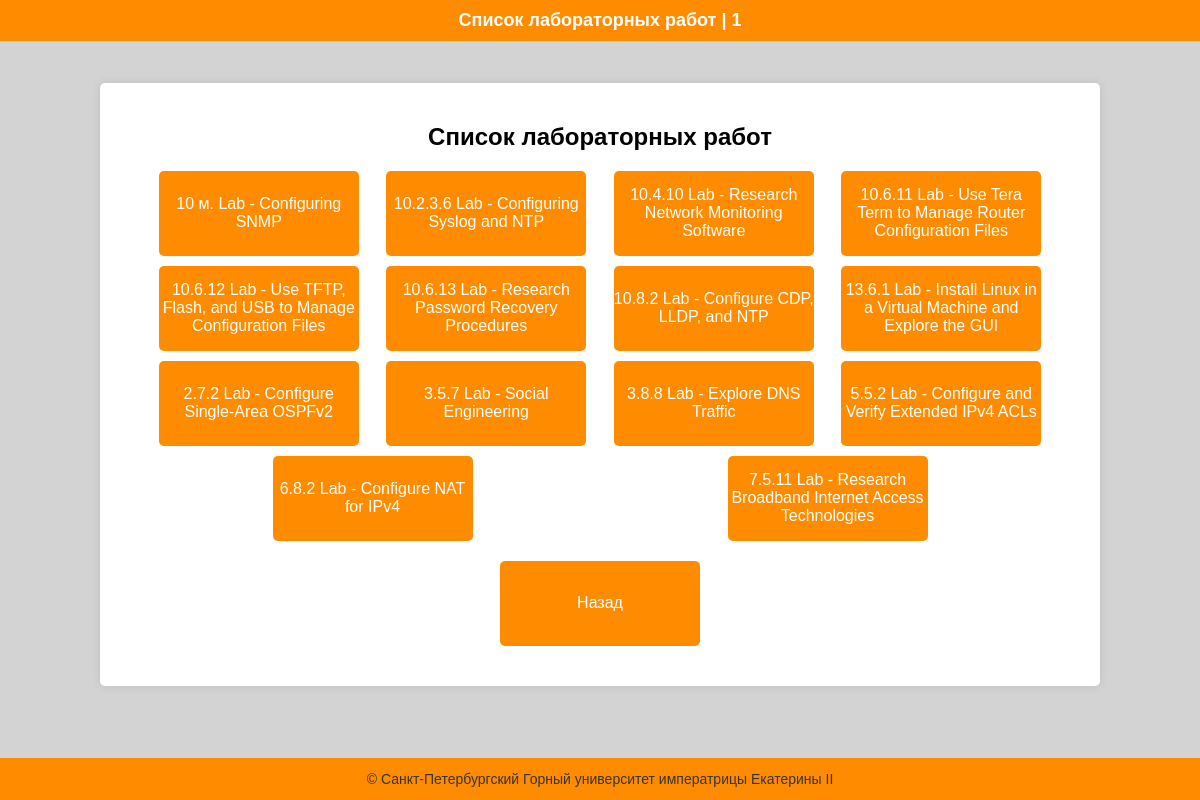
Page /teacher/lab_list/ENSA (signed in) on the committed database.
### db_tables.py (models this page shows)
class Labs(Base):
    __tablename__ = 'labs'
    id_lab = Column(Integer, primary_key=True, autoincrement=True)
    course = Column(String, nullable=False)
    title = Column(String, nullable=False)
    gigachat_id = Column(String)
    link = Column(String, nullable=False)

### routes.py (the view)
    @app.route('/teacher/lab_list/<course>')
    def lab_list(course):
        if not session.get('teacher_authenticated'):
            return  redirect(url_for('teacher'))
        topics = sorted([topic[0] for topic in get_labs_for_course_db(course)])
        return render_template('lab_list.html', teacher = session['teacher'], topics=topics)

### db.py (called while the page is built)
def get_labs_for_course_db(course):
    with Session(engine) as session:
        labs = (
            session.query(Labs.title)
            .filter(Labs.course == course)
            .distinct()
            .all()
        )
        return labs

### templates/lab_list.html
{% extends "base.html" %}
{% block header_title %}Список лабораторных работ | {{teacher}} {% endblock %}
{% block content %}
        <h2>Список лабораторных работ</h2>
        <div class="button-container">
            {% for topic in topics %}
                <a href="{{ url_for('lab_questions', topic=topic) }}"><button class="button active">{{ topic }}</button></a>
            {% endfor %}
        </div>
        <div class="button-container">
            <a href="{{ url_for('teacher_dashboard') }}"><button class="button">Назад</button></a>
        </div>
{% endblock %}

### static/css/style.css (style rules this page uses)
html { height: 100%; }
body { font-family: Arial, sans-serif; margin: 0; padding: 0; background-color: #D3D3D3; color: #000000; min-height: 100%; display: flex; flex-direction: column; }
.container h2 { text-align: center; }
.button-container { display: flex; flex-wrap: wrap; justify-content: space-around; gap: 10px; margin: 20px 0; }
.button { display: inline-block; padding: 15px 0px; width: 200px; height: 85px; background-color: #FF8C00; color: white; text-decoration: none; border: none; border-radius: 5px; cursor: pointer; font-size: 16px; text-align: center; box-sizing: border-box; }
.button.active { background-color: #FF8C00; }
a { color: #FF8C00; text-decoration: none; }

### rows in the picture
Labs: title "10 м. Lab - Configuring SNMP"
Labs: title "10.2.3.6 Lab - Configuring Syslog and NTP"
Labs: title "10.4.10 Lab - Research Network Monitoring Software"
Labs: title "10.6.11 Lab - Use Tera Term to Manage Router Configuration Files"
Labs: title "10.6.12 Lab - Use TFTP, Flash, and USB to Manage Configuration Files"
Labs: title "10.6.13 Lab - Research Password Recovery Procedures"
Labs: title "10.8.2 Lab - Configure CDP, LLDP, and NTP"
Labs: title "13.6.1 Lab - Install Linux in a Virtual Machine and Explore the GUI"
Labs: title "2.7.2 Lab - Configure Single-Area OSPFv2"
Labs: title "3.5.7 Lab - Social Engineering"
Labs: title "3.8.8 Lab - Explore DNS Traffic"
Labs: title "5.5.2 Lab - Configure and Verify Extended IPv4 ACLs"
Labs: title "6.8.2 Lab - Configure NAT for IPv4"
Labs: title "7.5.11 Lab - Research Broadband Internet Access Technologies"

### other values in the picture
{{ teacher }} "1"
